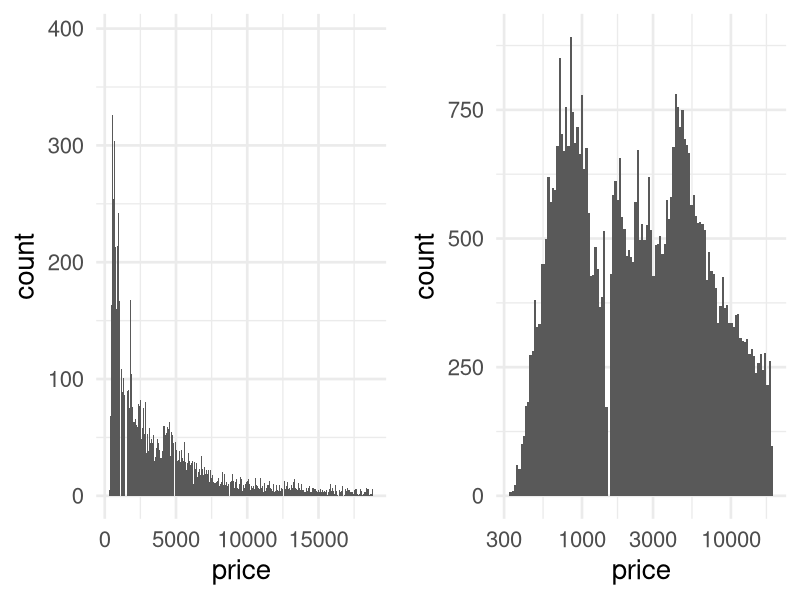
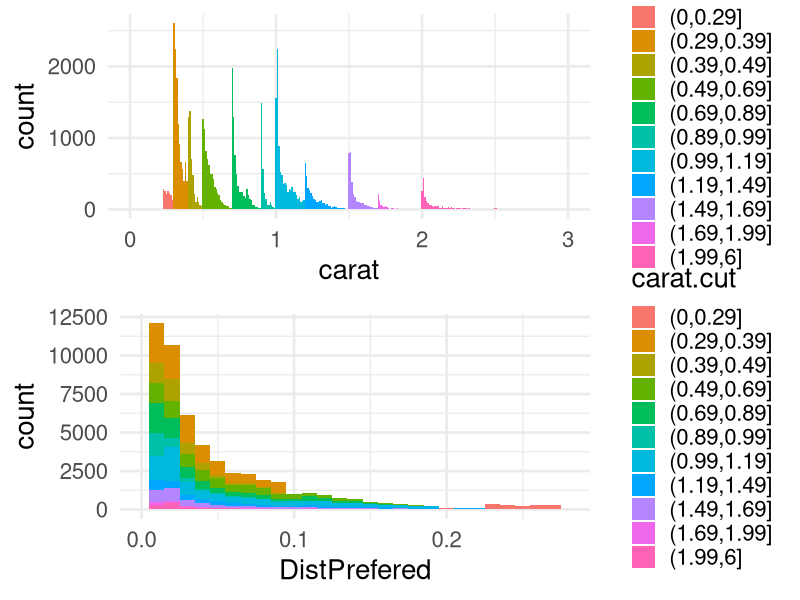
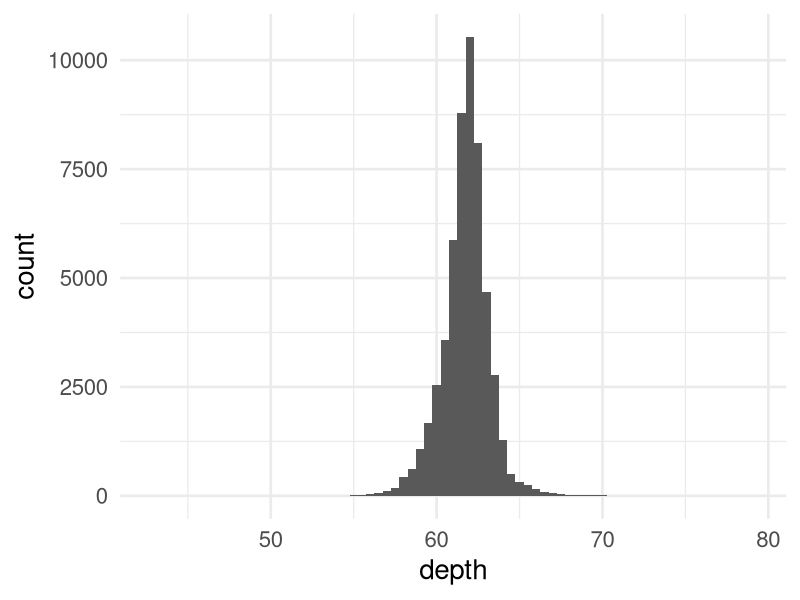
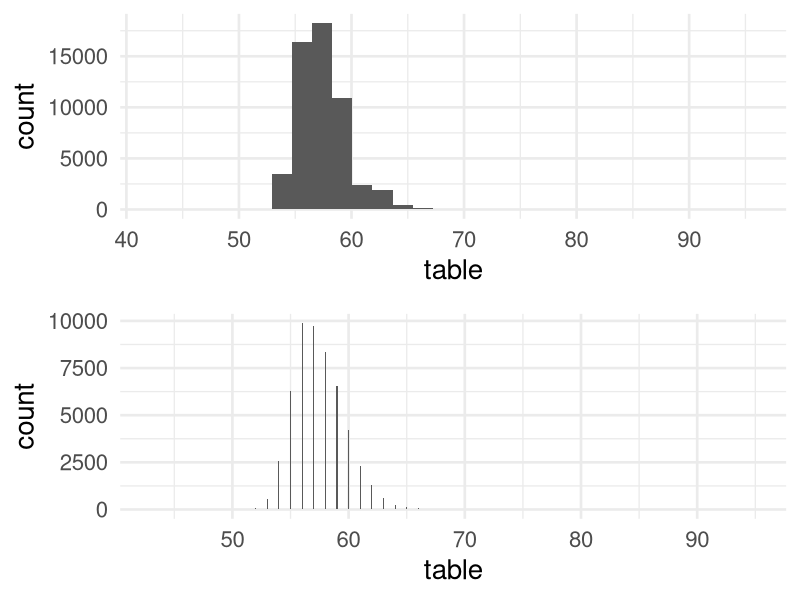
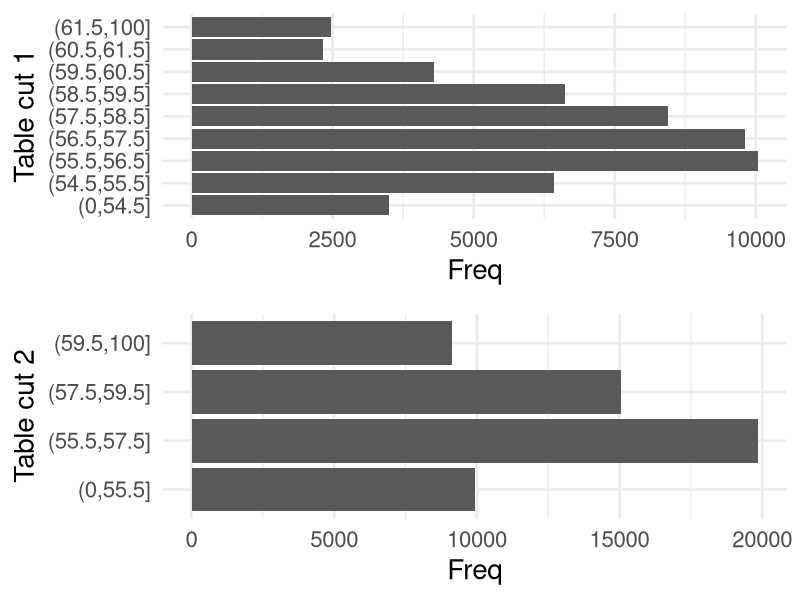
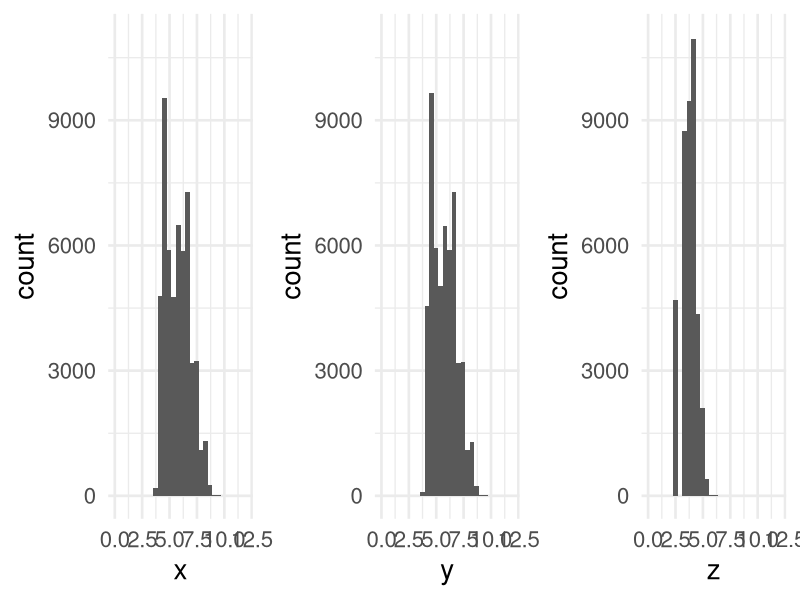
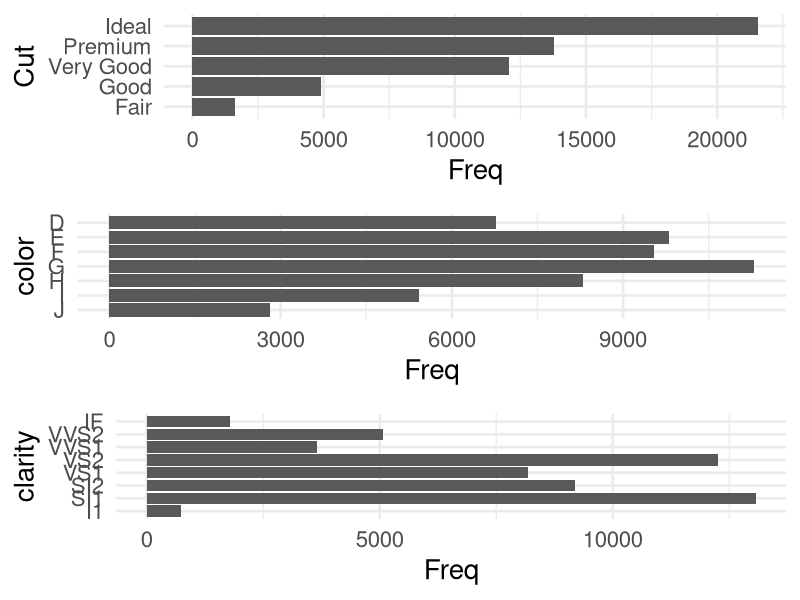
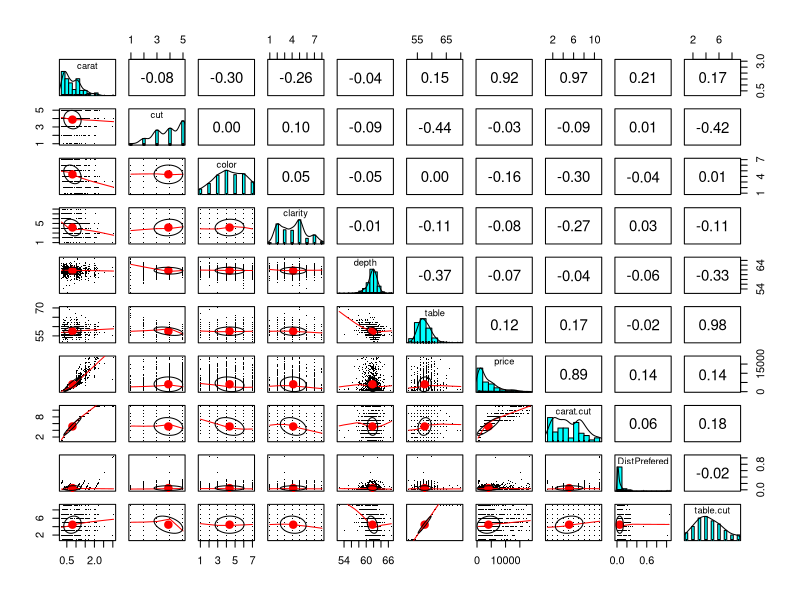

These charts were generated, in order, by the following R code:
## ---- chunk 1
# loading required libraries
library(ggplot2)
library(gridExtra)
library(psych)
library(dplyr)
library(scales)
library(memisc)
library(GGally)
theme_set(theme_minimal(20))


## ---- chunk 2
# Load the Data
data(diamonds)
str(diamonds)

## ---- chunk 3
# plotting price histogram
p1 = ggplot(aes(x=price), data = diamonds) + 
        geom_histogram(binwidth = 10) 


p2 =  ggplot(aes(x=price), data = diamonds) + 
        geom_histogram(binwidth = .015) +
        scale_x_log10()

grid.arrange(p1,p2, ncol = 2)
## ---- chunk 4
# plotting carat histogram
p1 = ggplot(aes(x=carat), data = diamonds) + 
        geom_histogram(binwidth = .01) + 
        suppressWarnings(xlim(0,4))
## ---- chunk 5
# Creating new variable carat.cut
carat_prefered = c(0,.29,0.39,.49,.69,.89,.99,1.19,1.49,1.69,1.99,6)
diamonds$carat.cut = cut(diamonds$carat, breaks = carat_prefered)
lvls_diamonds_caratcut =c("(0,0.29]","(0.29,0.39]","(0.39,0.49]","(0.49,0.69]", "(0.69,0.89]","(0.89,0.99]","(0.99,1.19]","(1.19,1.49]","(1.49,1.69]","(1.69,1.99]","(1.99,6]")
carat.cut = factor(diamonds$carat.cut,levels = levels(diamonds$carat.cut),ordered=TRUE) 
## ---- chunk 6
# Creating new variable carat.cut
p1 = ggplot(aes(x=carat,fill = carat.cut), data = diamonds) + 
        geom_histogram(binwidth = .01) +
        suppressWarnings(xlim(0,3))

# Creating new variable DistPrefered, distance between carat size and its prefered size.
d_prefered_matrix = matrix(, nrow=length(diamonds$carat),ncol = 0)

for (i in 1:length(carat_prefered))
{
        d_prefered_matrix = cbind(d_prefered_matrix, diamonds$carat -carat_prefered[i])
}

d_prefered_matrix[d_prefered_matrix<0]= 100
d_prefered_matrix_min=apply(d_prefered_matrix, 1, function(x) min(x) ) 

diamonds$DistPrefered = d_prefered_matrix_min

p2 = ggplot(aes(x=DistPrefered,fill = carat.cut), data = diamonds) + 
        geom_histogram(binwidth = .01) + 
        suppressWarnings(xlim(0,quantile(diamonds$DistPrefered,probs=.99)))

grid.arrange(p1,p2, ncol = 1)
## ---- chunk 7
# plotting depth histogram
ggplot(aes(x=depth), data = diamonds) + 
        geom_histogram(binwidth = .5) 


## ---- chunk 8
# Checking if all values are integers
table(floor(diamonds$table) == diamonds$table   )
## ---- chunk 9
# plotting table histogram histogram
p1 = ggplot(aes(x=table), data = diamonds) + 
        geom_histogram() 

p2 = ggplot(aes(x=table), data = diamonds) + 
        geom_histogram(binwidth = .1) 

grid.arrange(p1,p2, ncol = 1)
## ---- chunk 10
# Creating 2 variables for table/

table_cut_limits = c(0,54.5,55.5 ,56.5,57.5,58.5,59.5,60.5,61.5,100)
table_cut_limits2 = c(0,55.5 ,57.5,59.5,100)
diamonds$table.cut = cut(diamonds$table, breaks = table_cut_limits)
diamonds$table.cut2 = cut(diamonds$table, breaks = table_cut_limits2)

diamonds$table.cut = factor(diamonds$table.cut,levels = levels(diamonds$table.cut),ordered=FALSE) 
diamonds$table.cut2 = factor(diamonds$table.cut2,levels = levels(diamonds$table.cut2),ordered=FALSE) 

## ---- chunk 11
# Creating count plots for cut, clarity and color

p1 = ggplot(as.data.frame(table(diamonds$table.cut)), aes(x=Var1, y = Freq)) +
        geom_bar(stat="identity")+
        coord_flip() + labs(x = "Table cut 1")

p2 = ggplot(as.data.frame(table(diamonds$table.cut2)), aes(x=Var1, y = Freq)) +
        geom_bar(stat="identity")+
        coord_flip() + labs(x = "Table cut 2")

grid.arrange(p1,p2,ncol=1)




## ---- chunk 12
# Pltting histogram of x,y and z

p1 = ggplot(aes(x=x), data = diamonds) + 
        geom_histogram() +
        xlim(0,12) + 
        ylim(0,11000)

p2 = ggplot(aes(x=y), data = diamonds) + 
        geom_histogram() +
        xlim(0,12) + 
        ylim(0,11000)


p3 = ggplot(aes(x=z), data = diamonds) + 
        geom_histogram() + 
        ylim(0,11000)+
        xlim(0,12)

grid.arrange(p1,p2,p3, ncol = 3)

## ---- chunk 13
# making factors ordered.
cut_lvls = c("Fair", "Good", "Very Good", "Premium", "Ideal")
diamonds$cut = factor(diamonds$cut,levels = cut_lvls,ordered=TRUE) 

col_lvls = c("J", "I", "H", "G", "F", "E", "D")
diamonds$color = factor(diamonds$color,levels = col_lvls,ordered=TRUE) 

clr_lvls = c("I1", "SI1", "SI2", "VS1", "VS2", "VVS1", "VVS2", "IF")
diamonds$clarity = factor(diamonds$clarity,levels = clr_lvls,ordered=TRUE) 


p1 = ggplot(as.data.frame(table(diamonds$cut)), aes(x=Var1, y = Freq)) +
        geom_bar(stat="identity")+
        coord_flip() + labs(x = "Cut")

p2 = ggplot(as.data.frame(table(diamonds$color)), aes(x=Var1, y = Freq)) +
        geom_bar(stat="identity")+
        coord_flip() + labs(x = "color")
p3 = ggplot(as.data.frame(table(diamonds$clarity)), aes(x=Var1, y = Freq)) +
        geom_bar(stat="identity")+
        coord_flip()+ labs(x = "clarity")

grid.arrange(p1,p2,p3, ncol = 1)

## ---- chunk 14
# summary of modified dataset

str(diamonds)
summary(diamonds[c(1,2,3,4,5,6,7,11,12,13)])
## ---- chunk 15

set.seed(10)
pairs.panels(sample_n(diamonds[,c(1,2,3,4,5,6,7,11,12,13)], 1000), pch=".")

## ---- chunk 16
# plot of price vs carat. 

p1 = ggplot(data = diamonds, aes(x=carat, y = price)) +
        geom_point()+
        geom_smooth()

p2 = ggplot(data = diamonds, aes(x=carat, y = log(price))) +
        geom_point()+
        geom_smooth()

grid.arrange(p1,p2,ncol =1 )

## ---- chunk 17
# plot of price vs carat.cut and DistPrefered.
p1 = ggplot(data = diamonds, aes(x=carat.cut, y = price)) +
        geom_point()
p2 = ggplot(data = diamonds, aes(x=DistPrefered, y = price,color = carat.cut)) +
        geom_point()
grid.arrange(p1,p2,ncol =1 )
## ---- chunk 18
# plot of price vs cut
p1 = ggplot(data = diamonds, aes(x=cut, y = log(price))) +
        geom_point(alpha = 1/10,position="jitter")+
        coord_cartesian(ylim = c(0,10) )

p2 = ggplot(data = diamonds, aes(x=cut,log(price))) +
        geom_boxplot()+ 
        stat_summary(fun.y=mean, geom="line", aes(group=1),color = "Red")  + 
        stat_summary(fun.y=mean, geom="point")+
        coord_cartesian(ylim = c(0,10) )

grid.arrange(p1,p2,ncol =1 )
## ---- chunk 19
# plot of price vs clarity
p1 = ggplot(data = diamonds, aes(x=clarity, y = log(price))) +
        geom_point(alpha = 1/10,position="jitter")+
        coord_cartesian(ylim = c(0,10) )

p2 = ggplot(data = diamonds, aes(x=clarity,log(price))) +
        geom_boxplot()+ 
        stat_summary(fun.y=mean, geom="line", aes(group=1),color = "Red")  + 
        stat_summary(fun.y=mean, geom="point")+
        coord_cartesian(ylim = c(0,10) )

grid.arrange(p1,p2,ncol =1 )
## ---- chunk 20
# plot of price vs color
p1 = ggplot(data = diamonds, aes(x=color, y = log(price))) +
        geom_point(alpha = 1/10,position="jitter")+
        coord_cartesian(ylim = c(0,10) )

p2 = ggplot(data = diamonds, aes(x=color,log(price))) +
        geom_boxplot()+ 
        stat_summary(fun.y=mean, geom="line", aes(group=1),color = "Red")  + 
        stat_summary(fun.y=mean, geom="point")+
        coord_cartesian(ylim = c(0,10) )

grid.arrange(p1,p2,ncol =1 )
## ---- chunk 21
# plot of price vs depth
ggplot(data = diamonds, aes(x=depth, y = log(price))) +
        geom_point(alpha = 1/10)
## ---- chunk 22
# plot of price vs table
ggplot(data = diamonds, aes(x=table, y = log(price))) +
        geom_point(alpha = 1/100)
## ---- chunk 23
# plot of price vs table
p1 = ggplot(data = diamonds, aes(x=table.cut2, y = log(price),color = carat.cut)) +
        geom_point(alpha = 1/100,position="jitter")+
        coord_cartesian(ylim = c(0,10) )

p2 = ggplot(data = diamonds, aes(x=table.cut2,log(price))) +
        geom_boxplot()+ 
        stat_summary(fun.y=mean, geom="line", aes(group=1),color = "Red")  + 
        stat_summary(fun.y=mean, geom="point")+
        coord_cartesian(ylim = c(0,10) )

grid.arrange(p1,p2,ncol =1 )

## ---- chunk 24
# plot of price vs table
p1 = ggplot(data = diamonds, aes(x=table.cut,log(price))) +
        geom_boxplot()+ 
        stat_summary(fun.y=mean, geom="line", aes(group=1),color = "Red")  + 
        stat_summary(fun.y=mean, geom="point")+
        coord_cartesian(ylim = c(0,10) )

p2 = ggplot(data = diamonds, aes(x=table.cut2,log(price))) +
        geom_boxplot()+ 
        stat_summary(fun.y=mean, geom="line", aes(group=1),color = "Red")  + 
        stat_summary(fun.y=mean, geom="point")+
        coord_cartesian(ylim = c(0,10) )

grid.arrange(p1,p2,ncol =1 )



## ---- chunk 25
# Plotting price vs carat variables
ggplot(aes(x = DistPrefered,y = log(price))
       ,data=diamonds) + 
        geom_point() +
        xlim(0,.3) +
        geom_smooth() +
        facet_wrap(~carat.cut)

## ---- chunk 26
# Plotting price vs carat variables
ggplot(aes(x = carat,y = log(price),color = carat.cut)
       ,data=diamonds) + 
        geom_point() +
        geom_smooth(color = "black") 

## ---- chunk 27
ggplot(diamonds, aes(price, fill = cut)) +
        geom_histogram() +
        scale_x_log10() +
        facet_wrap(~carat.cut)
        
        
## ---- chunk 28
diamonds$cut.quality = "bad"
ind_good = diamonds$cut == "Premium" | diamonds$cut == "Ideal"
diamonds$cut.quality[ind_good] = "good"

## ---- chunk 29
# testing cut vs cut.quality
p1 = ggplot(diamonds, aes(x = carat, y = log(price), color = cut)) +
        geom_point()
p2 = ggplot(diamonds, aes(x = carat, y = log(price), color = cut.quality)) +
        geom_point()
grid.arrange(p1,p2,ncol = 1)        
        
## ---- chunk 30
# price vs clarity
ggplot(diamonds, aes(price, fill = clarity)) +
        geom_histogram() +
        scale_x_log10() +
        facet_wrap(~carat.cut)
        
        
## ---- chunk 31
# price vs carat by clarity

ggplot(diamonds, aes(x = carat, y = log(price), color = clarity)) +
        geom_point()
## ---- chunk 32
# price vs color

ggplot(diamonds, aes(price, fill = color)) +
        geom_histogram() +
        scale_x_log10() +
        facet_wrap(~carat.cut)
        
        
## ---- chunk 33
# price vs carat by color

ggplot(diamonds, aes(x = carat, y = log(price), color = color)) +
        geom_point()
## ---- chunk 34
# price vs table

ggplot(diamonds, aes(price, fill = table.cut)) +
        geom_histogram() +
        scale_x_log10() +
        facet_wrap(~carat.cut)
        
        
## ---- chunk 35
# price vs carat by table

ggplot(diamonds, aes(x = carat, y = log(price), color = table.cut)) +
        geom_point()
## ---- chunk 36
# comparison for finer and coarse discretization
ggplot(diamonds, aes(x = table.cut2, y = carat, color = cut)) +
        geom_point(position = 'jitter')
## ---- chunk 37
# price vs carat by clarity and color
ggplot(data = diamonds, aes(x=carat, y = log(price), color = clarity)) +
        geom_point()+
        coord_cartesian(ylim = c(5,10) ,xlim= c(0,3))+
        facet_wrap(~color)

## ---- chunk 38
# Price vs color by clarity and carat.cut
ggplot(data = diamonds, aes(x=color, y = log(price), color = clarity)) +
        geom_point(position = "jitter")+
        coord_cartesian(ylim = c(5,10) ,xlim= c(0,3))+
        facet_wrap(~carat.cut)

## ---- chunk 39
# Price vs clarity by color and carat.cut

ggplot(data = diamonds, aes(x=clarity, y = log(price), color = color)) +
        geom_point(position = "jitter")+
        coord_cartesian(ylim = c(5,10) ,xlim= c(0,3))+
        facet_wrap(~carat.cut)

## ---- chunk 40
# creating training and testing data
up_limit = quantile(diamonds$price,probs=.98)
ind_rm = diamonds$price>up_limit
diamonds = diamonds[-ind_rm,]
        
set.seed(123)
train_ind <- sample(seq_len(nrow(diamonds)), size = floor(0.85*nrow(diamonds)))
diamonds_train <- diamonds[train_ind, ]
diamonds_test <-  diamonds[-train_ind, ]

## ---- chunk 41
# Getting correct set of carat variables.
m1 <- lm(I(log(price)) ~ carat, data = diamonds)
m2 <- lm(I(log(price)) ~ carat.cut, data = diamonds)
m3 <- lm(I(log(price)) ~ carat.cut+ DistPrefered, data = diamonds)

mtable(m1,m2,m3)

pred1 = predict(m1,diamonds_test)
pred2 = predict(m2,diamonds_test)
pred3 = predict(m3,diamonds_test)
df.pred = data.frame(pred1,pred2,pred3,price = diamonds_test$price)

p1 = ggplot(aes(y = pred1, x =log(price)),data = df.pred )+
        geom_point()+
        geom_smooth()
p2 = ggplot(aes(y = pred2, x =log(price)),data = df.pred )+
        geom_point()+
        geom_smooth()
p3 = ggplot(aes(y = pred3, x =log(price)),data = df.pred )+
        geom_point()+
        geom_smooth()
grid.arrange(p1,p2,p3,ncol = 1)
## ---- chunk 42
# Final model building

m1 <- lm(I(log(price)) ~ carat.cut, data = diamonds_train)
m2 <- update(m1, ~ . + DistPrefered)
m3 <- update(m2, ~ . + clarity)
m4 <- update(m3, ~ . + color)
m5 <- update(m4, ~ . + color*clarity + color * carat.cut) # adding interaction terms


pred1 = predict(m1,diamonds_test)
pred2 = predict(m2,diamonds_test)
pred3 = predict(m3,diamonds_test)
pred4 = predict(m4,diamonds_test)
pred5 = predict(m5,diamonds_test)

df.pred = data.frame(pred1,pred2,pred3,pred4,pred5,price = diamonds_test$price)
p1 = ggplot(aes(y = pred1, x =log(price)),data = df.pred )+
        geom_point()+
        geom_smooth()
p2 = ggplot(aes(y = pred2, x =log(price)),data = df.pred )+
        geom_point()+
        geom_smooth()
p3 = ggplot(aes(y = pred3, x =log(price)),data = df.pred )+
        geom_point()+
        geom_smooth()
p4 = ggplot(aes(y = pred4, x =log(price)),data = df.pred )+
        geom_point()+
        geom_smooth()
p5 = ggplot(aes(y = pred5, x =log(price)),data = df.pred )+
        geom_point()+
        geom_smooth()

mtable(m1,m2,m3,m4,m5)
grid.arrange(p1,p2,p3,p4,p5,ncol = 2)
## ---- chunk 43
#  Performance of model on training and tesing set
pred5_train = predict(m5,diamonds_train)
df.pred_train = data.frame(pred5_train,price = diamonds_train$price)

p5_train = ggplot(aes(y = pred5_train, x =log(price)),data = df.pred_train  )+
        geom_point()+
        geom_smooth()

grid.arrange(p5,p5_train,ncol  = 1)

## ---- chunk 44
#  Price and price density for different carat.cut
p1 =  ggplot(aes(x=price), data = diamonds) + 
        geom_histogram(binwidth = .015) +
        scale_x_log10()+
        ggtitle("log10(price)")
p2 = ggplot(diamonds, aes(price, colour = carat.cut)) +
        geom_density() +
        scale_x_log10() +
        ggtitle("log10(price) vs carat")
grid.arrange(p1,p2,ncol=1)
## ---- chunk 45
# Price vs clarity and color
p1 = ggplot(data = diamonds, aes(x=clarity,log(price),fill = clarity)) +
        geom_boxplot()+ 
        stat_summary(fun.y=mean, geom="line", aes(group=1),color = "Red")  + 
        stat_summary(fun.y=mean, geom="point")+
        coord_cartesian(ylim = c(6,10) )+
        ggtitle("log10(price) vs clarity")

p2 = ggplot(data = diamonds, aes(x=color,log(price),fill = color)) +
        geom_boxplot()+ 
        stat_summary(fun.y=mean, geom="line", aes(group=1),color = "Red")  + 
        stat_summary(fun.y=mean, geom="point")+
        coord_cartesian(ylim = c(6,10) )+
        ggtitle("log10(price) vs color")

grid.arrange(p1,p2,ncol =1 )
 
## ---- chunk 46
#Price vs carat by clarity and color
ggplot(diamonds, aes(x = carat, y = log(price), color = clarity)) +
        geom_point()+
        xlim(.2,3) +
        ylim(6,10) +
        ggtitle("log10(price) vs carat for different clarity")
ggplot(diamonds, aes(x = carat, y = log(price), color = color)) +
        geom_point()+
        xlim(.2,3) +
        ylim(6,10) +
        ggtitle("log10(price) vs carat for different color")
